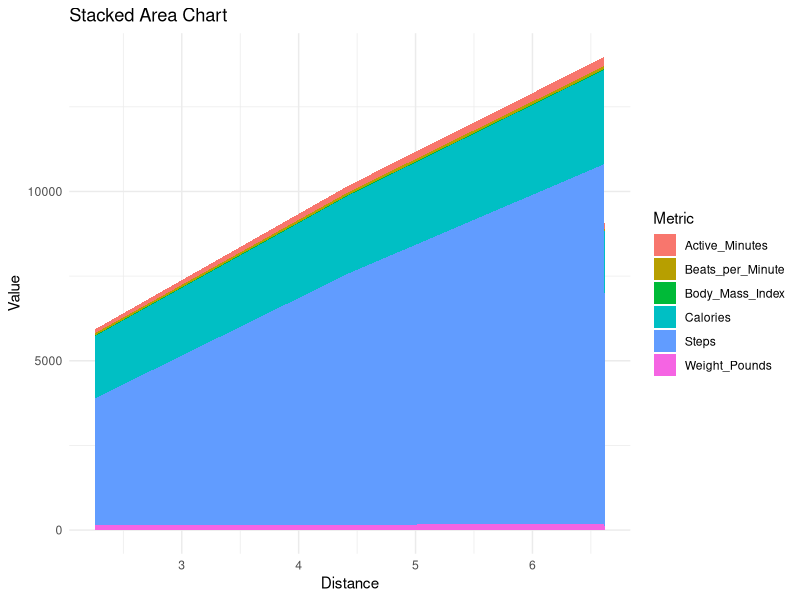
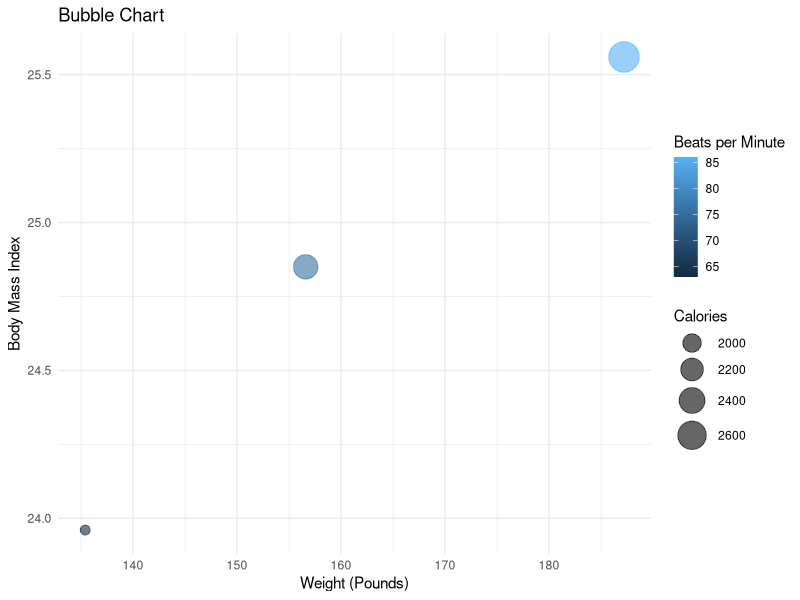
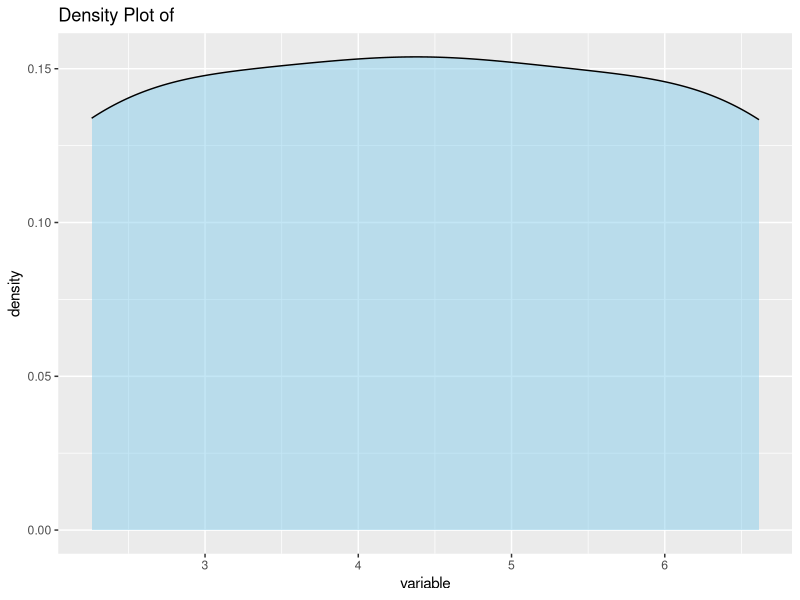
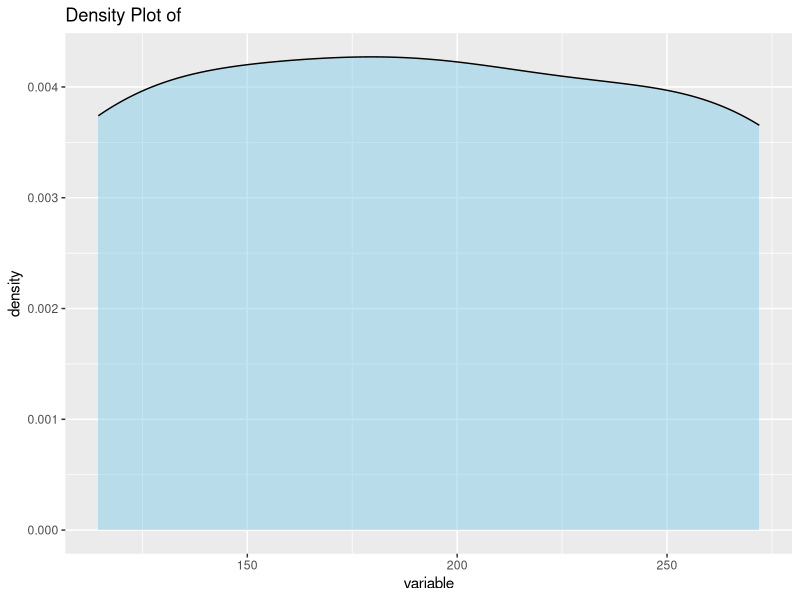
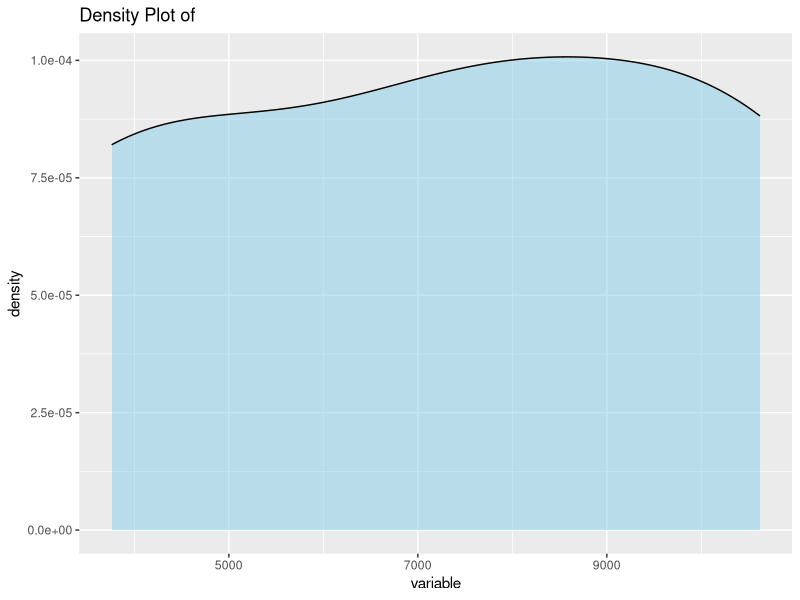
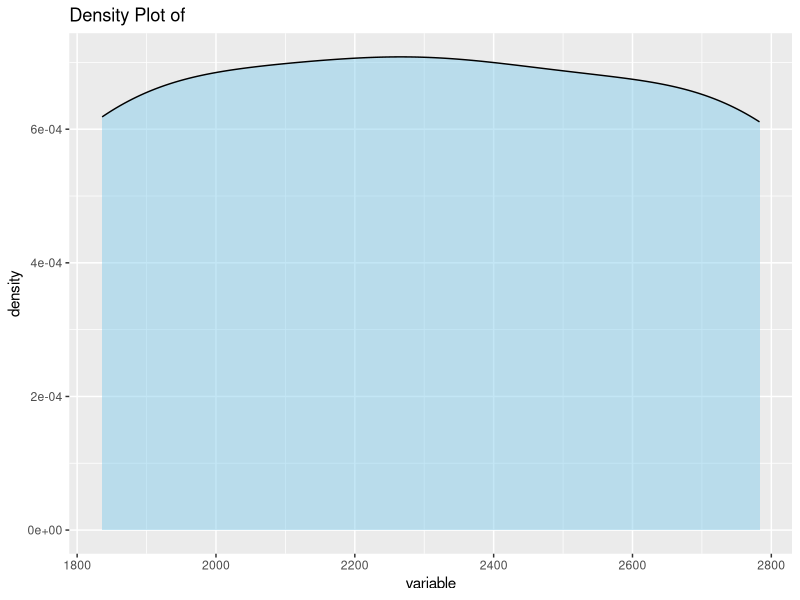
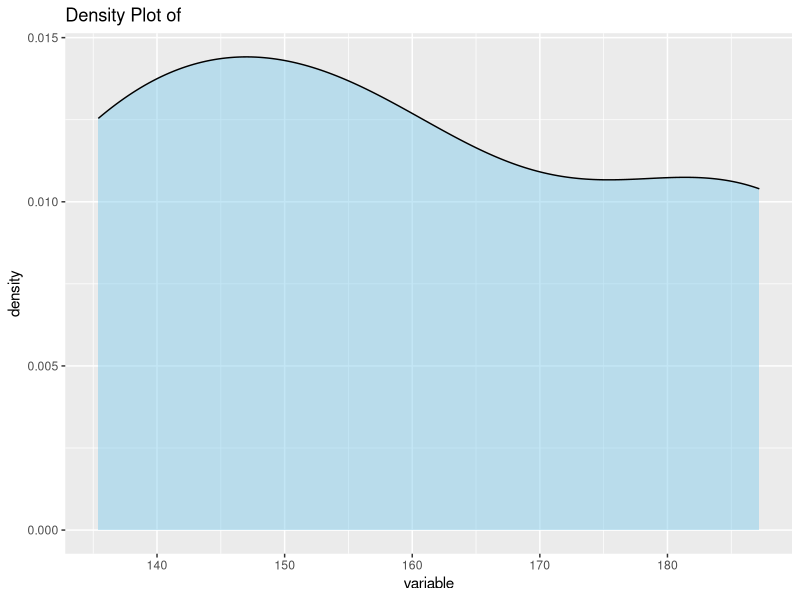
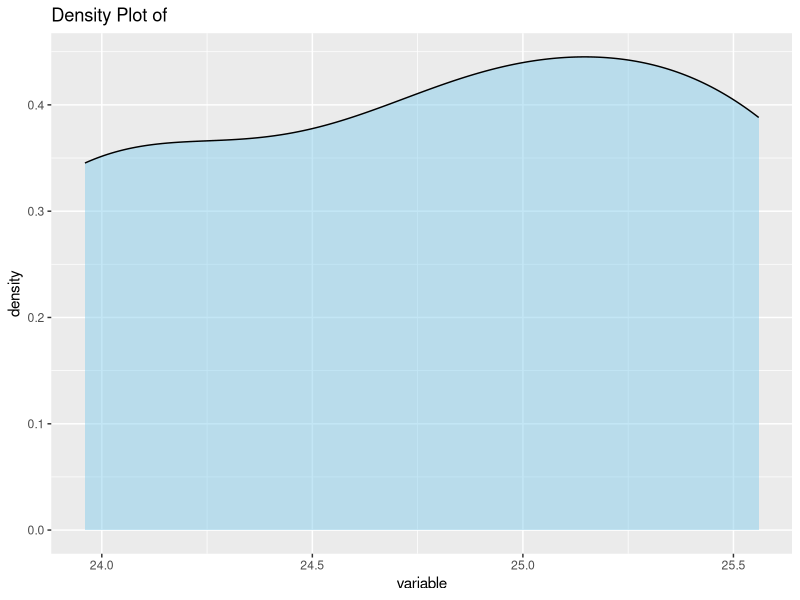

The R script that drew these images, in order: (Note: this script raises an error after producing the figures.)
data_insights <- data.frame(
  Distance = c(2.26, 4.43, 6.615),
  Active_Minutes = c(114.5, 191.5, 272),
  Steps = c(3760, 7428, 10621),
  Calories = c(1836, 2304, 2783),
  Weight_Pounds = c(135.4, 156.6, 187.2),
  Body_Mass_Index = c(23.96, 24.85, 25.56),
  Beats_per_Minute = c(63, 75.63, 86)
)





write.csv(data_insights, "output.csv", row.names = FALSE)


View(data_insights)
str(data_insights)

library(ggplot2)

# Reshape data for stacked area chart
library(tidyr)
data_insights_long <- gather(data_insights, key = "Metric", value = "Value", -Distance)
View(data_insights_long)
# Create stacked area chart
ggplot(data_insights_long, aes(x = Distance, y = Value, fill = Metric)) +
  geom_area() +
  labs(title = "Stacked Area Chart",
       x = "Distance",
       y = "Value") +
  theme_minimal()

ggplot(data_insights, aes(x = Weight_Pounds, y = Body_Mass_Index, size = Calories, color = Beats_per_Minute)) +
  geom_point(alpha = 0.6) +
  scale_size_continuous(range = c(3, 10)) +
  labs(title = "Bubble Chart",
       x = "Weight (Pounds)",
       y = "Body Mass Index",
       size = "Calories",
       color = "Beats per Minute") +
  theme_minimal()

plot_list <- lapply(data_insights, function(variable) {
  ggplot(data_insights, aes(x = variable)) +
    geom_density(fill = "skyblue", alpha = 0.5) +
    labs(title = paste("Density Plot of", names(variable)))
})

# Display the plots
plot_list

#Distance
#Active_Minutes
#Steps
#Calories
#Weight_Pounds
#Body_Mass_Index
#$Beats_per_Minute

plot_list <- lapply(data_insights, function(Distance) {
  ggplot(data_insights, aes(x = Distance)) +
    geom_density(fill = "red", alpha = 0.5) +
    labs(title = paste("Density Plot of", names(Distance)))
})

library(tidyr)
data_insights_long <- gather(data_insights, key = "Variable", value = "Value")

# Create connected scatter plot
ggplot(data_insights_long, aes(x = Variable, y = Value, group = 1)) +
  geom_line() +
  geom_point() +
  labs(title = "Connected Scatter Plot of Data Insights",
       x = "Variable",
       y = "Value") +
  theme(axis.text.x = element_text(angle = 75, hjust = 1))
  
  theme_minimal()
  
  
# Create a dataframe with the provided data
  # Define variables
  x <- c("Distance", "Active_Minutes", "Steps", "Calories", "Weight_Pounds", "Body_Mass_Index", "Beats_per_Minute")
  y <- list(c(2.26, 4.43, 6.615), c(114.5, 191.5, 272.0), c(3760, 7428, 10621), c(1836, 2304, 2783), c(135.4, 156.6, 187.2), c(23.96, 24.85, 25.56), c(63.00, 75.63, 86))
  
  # Determine the number of repetitions based on the length of the 'y' list
  n <- length(y)
  
  # Create the dataframe
  data <- data.frame(Group = rep(c("Group 1", "Group 2"), each = n), 
                     Variable = rep(x, each = n), 
                     Value = unlist(y))
  
  # Create the boxplot
  library(ggplot2)
  p <- ggplot(data, aes(x = Variable, y = Value)) +
    geom_boxplot() +
    labs(title = "Boxplot of Data Insights", 
         x = "Variable",
         y = "Value") +
    theme(axis.text.x = element_text(angle = 45, hjust = 1))
  
  # Print the plot
  print(p)
  